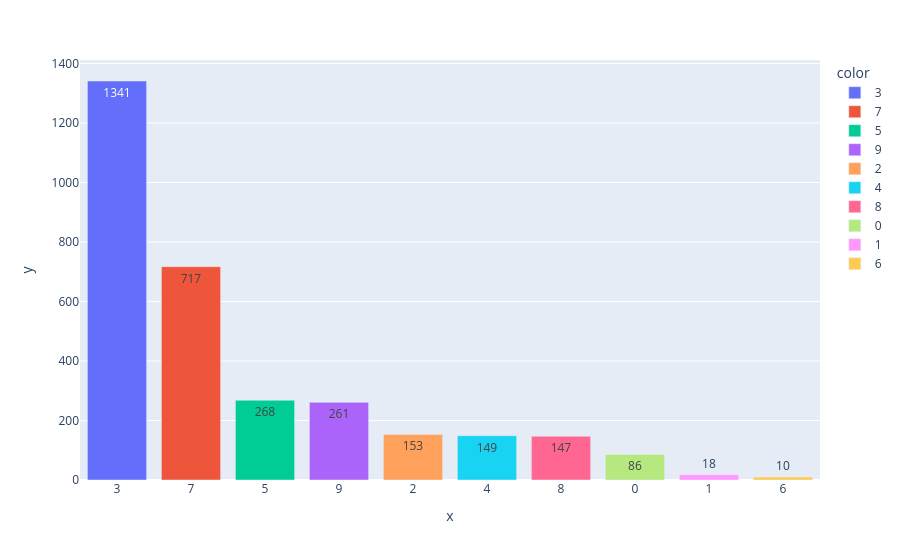

Notebook code cell kept with this figure:
### Code cell
# Barplot des nombres d'observations
bar_plot(val)

### Figure 1 — Plotly figure (JSON) as saved in the notebook; plotly's stock layout.template omitted (floating-point values rounded to 4 significant figures)
{"data": [{"hovertemplate": "color=3<br>x=%{x}<br>y=%{y}<extra></extra>", "legendgroup": "3", "marker": {"color": "#636efa", "pattern": {"shape": ""}}, "name": "3", "orientation": "v", "showlegend": true, "textposition": "auto", "texttemplate": "%{y}", "type": "bar", "x": ["3"], "xaxis": "x", "y": [1341], "yaxis": "y"}, {"hovertemplate": "color=7<br>x=%{x}<br>y=%{y}<extra></extra>", "legendgroup": "7", "marker": {"color": "#EF553B", "pattern": {"shape": ""}}, "name": "7", "orientation": "v", "showlegend": true, "textposition": "auto", "texttemplate": "%{y}", "type": "bar", "x": ["7"], "xaxis": "x", "y": [717], "yaxis": "y"}, {"hovertemplate": "color=5<br>x=%{x}<br>y=%{y}<extra></extra>", "legendgroup": "5", "marker": {"color": "#00cc96", "pattern": {"shape": ""}}, "name": "5", "orientation": "v", "showlegend": true, "textposition": "auto", "texttemplate": "%{y}", "type": "bar", "x": ["5"], "xaxis": "x", "y": [268], "yaxis": "y"}, {"hovertemplate": "color=9<br>x=%{x}<br>y=%{y}<extra></extra>", "legendgroup": "9", "marker": {"color": "#ab63fa", "pattern": {"shape": ""}}, "name": "9", "orientation": "v", "showlegend": true, "textposition": "auto", "texttemplate": "%{y}", "type": "bar", "x": ["9"], "xaxis": "x", "y": [261], "yaxis": "y"}, {"hovertemplate": "color=2<br>x=%{x}<br>y=%{y}<extra></extra>", "legendgroup": "2", "marker": {"color": "#FFA15A", "pattern": {"shape": ""}}, "name": "2", "orientation": "v", "showlegend": true, "textposition": "auto", "texttemplate": "%{y}", "type": "bar", "x": ["2"], "xaxis": "x", "y": [153], "yaxis": "y"}, {"hovertemplate": "color=4<br>x=%{x}<br>y=%{y}<extra></extra>", "legendgroup": "4", "marker": {"color": "#19d3f3", "pattern": {"shape": ""}}, "name": "4", "orientation": "v", "showlegend": true, "textposition": "auto", "texttemplate": "%{y}", "type": "bar", "x": ["4"], "xaxis": "x", "y": [149], "yaxis": "y"}, {"hovertemplate": "color=8<br>x=%{x}<br>y=%{y}<extra></extra>", "legendgroup": "8", "marker": {"color": "#FF6692", "pattern": {"shape": ""}}, "name": "8", "orientation": "v", "showlegend": true, "textposition": "auto", "texttemplate": "%{y}", "type": "bar", "x": ["8"], "xaxis": "x", "y": [147], "yaxis": "y"}, {"hovertemplate": "color=0<br>x=%{x}<br>y=%{y}<extra></extra>", "legendgroup": "0", "marker": {"color": "#B6E880", "pattern": {"shape": ""}}, "name": "0", "orientation": "v", "showlegend": true, "textposition": "auto", "texttemplate": "%{y}", "type": "bar", "x": ["0"], "xaxis": "x", "y": [86], "yaxis": "y"}, {"hovertemplate": "color=1<br>x=%{x}<br>y=%{y}<extra></extra>", "legendgroup": "1", "marker": {"color": "#FF97FF", "pattern": {"shape": ""}}, "name": "1", "orientation": "v", "showlegend": true, "textposition": "auto", "texttemplate": "%{y}", "type": "bar", "x": ["1"], "xaxis": "x", "y": [18], "yaxis": "y"}, {"hovertemplate": "color=6<br>x=%{x}<br>y=%{y}<extra></extra>", "legendgroup": "6", "marker": {"color": "#FECB52", "pattern": {"shape": ""}}, "name": "6", "orientation": "v", "showlegend": true, "textposition": "auto", "texttemplate": "%{y}", "type": "bar", "x": ["6"], "xaxis": "x", "y": [10], "yaxis": "y"}], "layout": {"barmode": "relative", "legend": {"title": {"text": "color"}, "tracegroupgap": 0}, "margin": {"t": 60}, "xaxis": {"anchor": "y", "domain": [0, 1], "title": {"text": "x"}}, "yaxis": {"anchor": "x", "domain": [0, 1], "title": {"text": "y"}}}}
